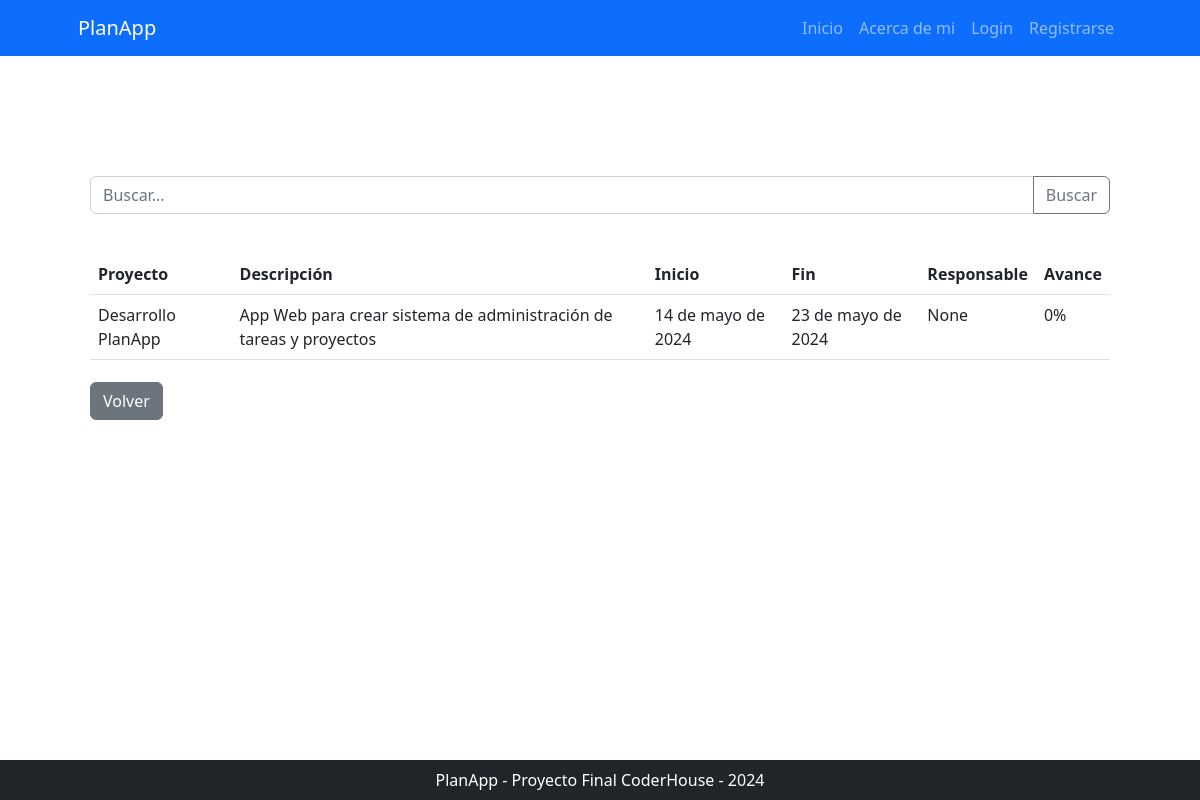
/planner/proyecto/detail/1, run on the app's committed database.
### planner/models.py (models this page shows, shortened)
class Proyecto(models.Model):
    nombre = models.CharField(max_length=50, unique=True)
    descripcion = models.CharField(max_length=250, null=True, blank=True, verbose_name="descripción")
    fecha_inicio = models.DateField(null=True, blank=True, default=timezone.now)
    fecha_fin = models.DateField(null=True, blank=True, default=timezone.now)
    responsable = models.ForeignKey(User, on_delete=models.SET_NULL, null=True, blank=True, related_name='proyectos_responsable')
    @property
    def avance(self):
        total_tareas = self.related_tareas.count()
        if total_tareas == 0:
            return 0
        tareas_completadas = self.related_tareas.filter(completada=True).count()
        return (tareas_completadas / total_tareas) * 100

### planner/views.py (the view)
# urls.py: path("proyecto/detail/<int:pk>", views.ProyectoDetail.as_view(), name="proyecto_detail"),
class ProyectoDetail(DetailView, LoginRequiredMixin):
    model = models.Proyecto

### planner/templates/planner/proyecto_detail.html (shortened to what this page needs)
{% extends 'core/base.html' %}
{% block contenido %}
    <div class="container my-5">
        <div class="py-4">
            <form class="input-group mb-3"
                  action="{% url 'planner:proyecto_list' %}"
                  method="get">
                <input type="text"
                       class="form-control"
                       name="consulta"
                       placeholder="Buscar..."
                       aria-label="Buscar">
                <button class="btn btn-outline-secondary" type="submit" id="button-addon2">Buscar</button>
            </form>
        </div>
        <table class="table table-hover">
            <thead>
                <tr>
                    <th scope="col">Proyecto</th>
                    <th scope="col">Descripción</th>
                    <th scope="col">Inicio</th>
                    <th scope="col">Fin</th>
                    <th scope="col">Responsable</th>
                    <th scope="col">Avance</th>
                </tr>
            </thead>
            <tbody>
                    <tr>
                        <td>{{ object.nombre }}</td>
                        <td>{{ object.descripcion }}</td>
                        <td>{{ object.fecha_inicio }}</td>
                        <td>{{ object.fecha_fin }}</td>
                        <td>{{ object.responsable }}</td>
                        <td>{{ object.avance }}%</td>
                    </tr>
            </tbody>
        </table>
        <div class="fs-3 pb-4">
            <a class="btn btn-secondary"
               href="{% url 'planner:proyecto_list' %}"
               role="button">Volver</a>
        </div>
    </div>
{% endblock contenido %}

### data on the page
Proyecto: nombre "Desarrollo PlanApp", descripcion "App Web para crear sistema de administración de tareas y proyectos", fecha_inicio "14 de mayo de 2024", fecha_fin "23 de mayo de 2024", responsable "None", avance "0"
